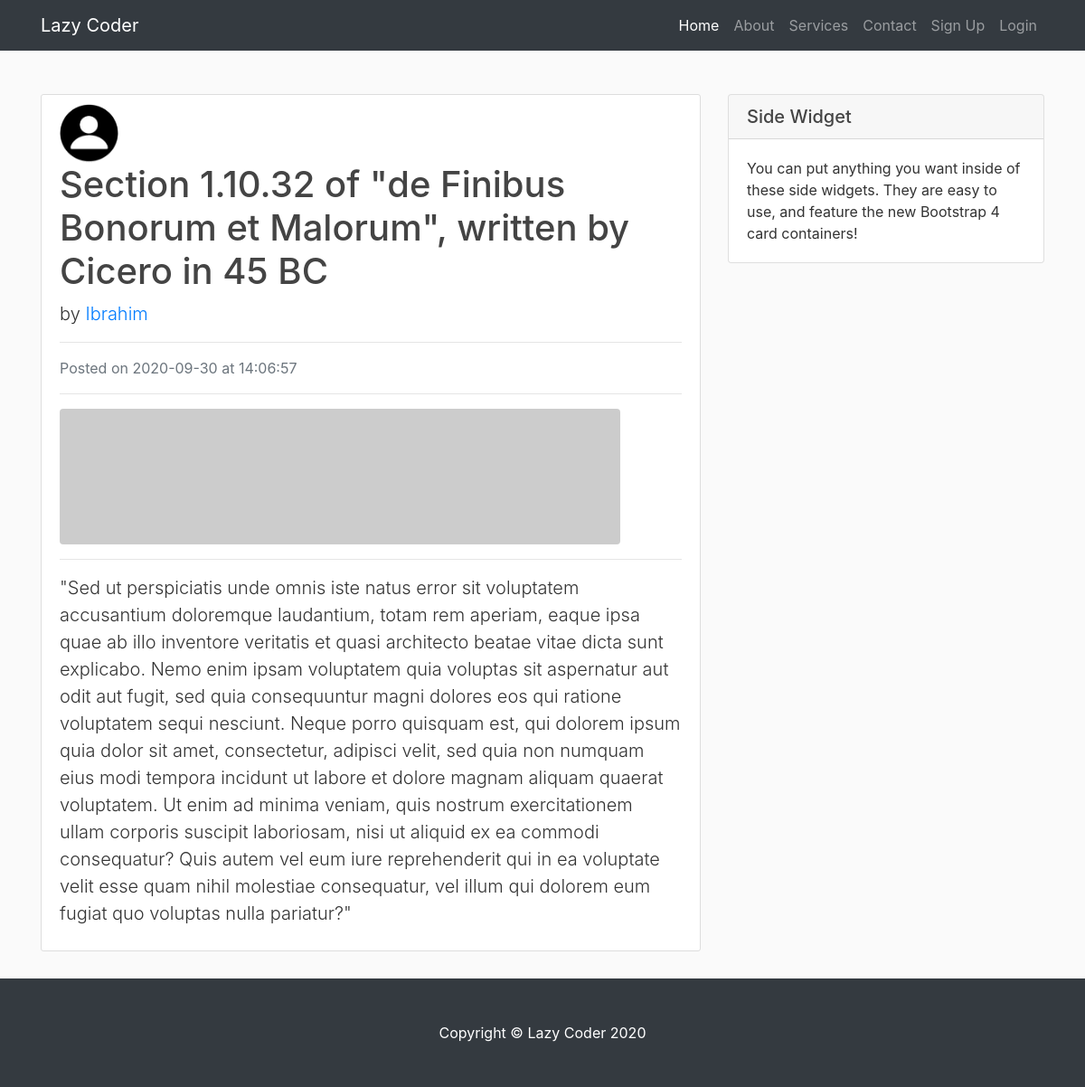
Page /post/10 on the earlier database version.
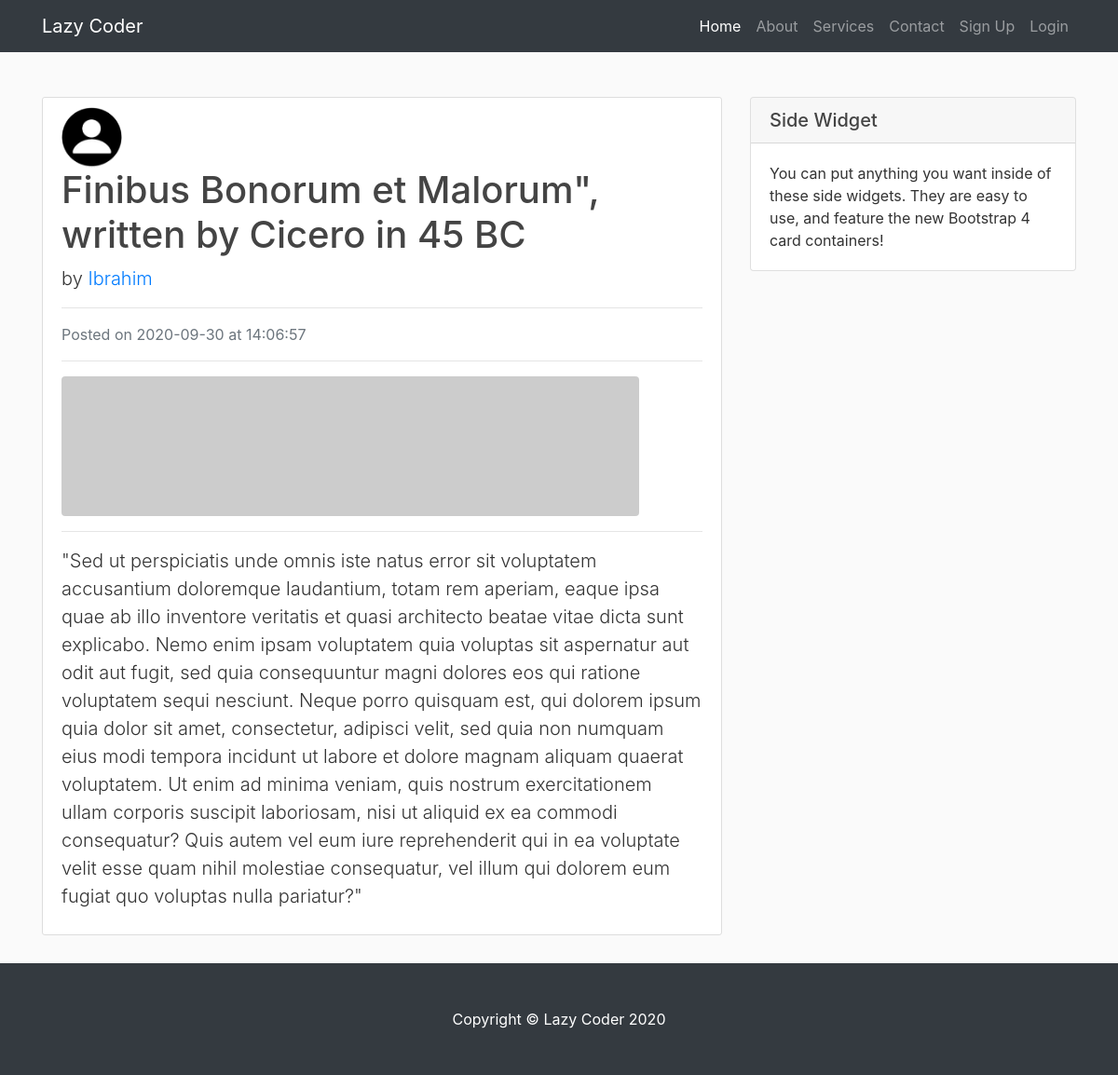
Same page on the later database version.
### blog/models.py (models this page shows, shortened)
class Post(db.Model):
    id = db.Column(db.Integer, primary_key=True)
    title = db.Column(db.String(100), nullable=True)
    date_posted = db.Column(db.DateTime, nullable=False, default=datetime.utcnow)
    content = db.Column(db.Text, nullable=False)
    user_id = db.Column(db.Integer, db.ForeignKey('user.id'), nullable=False)

### blog/post/routes.py (the view)
@post.route('/post/<int:post_id>')
def show_post(post_id):
    post = Post.query.get_or_404(post_id)
    return render_template('post.html', title=post.title, post=post)

### blog/templates/post.html (shortened to what this page needs)
{% extends 'layout.html' %}
{% block content %}
    <div class="content-section mt-3">
        <img class="rounded-circle article-img" src="{{ url_for('static', filename='profiles/' + post.author.image_file) }}" alt="">
        <div class="media-body">
            <h1 class="artile-title">
                {{ post.title }}
            </h1>
            <p class="lead">
                by <a href="{{ url_for('user.user_posts', username=post.author.username) }}">{{ post.author.username }}</a>
            </p>
            <hr>
            <p class="text-muted">Posted on {{ post.date_posted.strftime('%Y-%m-%d') }} at {{ post.date_posted.strftime('%H:%M:%S') }}</p>
            <hr>
            <img class="img-fluid rounded" src="http://placehold.it/620x150" alt="">
            <hr>
            <p class="lead">{{ post.content }}</p>
        </div>
    </div>
{% endblock content %}
{% block sidebar %}
    <div class="card my-4">
        <h5 class="card-header">Side Widget</h5>
        <div class="card-body">
          You can put anything you want inside of these side widgets. They are easy to use, and feature the new Bootstrap 4 card containers!
        </div>
    </div>
{% endblock sidebar %}

Differences in the rows shown:
changed Post: title "Section 1.10.32 of \"de Finibus Bonorum et Malorum\", written by Cicero in 45 BC" → "Finibus Bonorum et Malorum\", written by Cicero in 45 BC"
